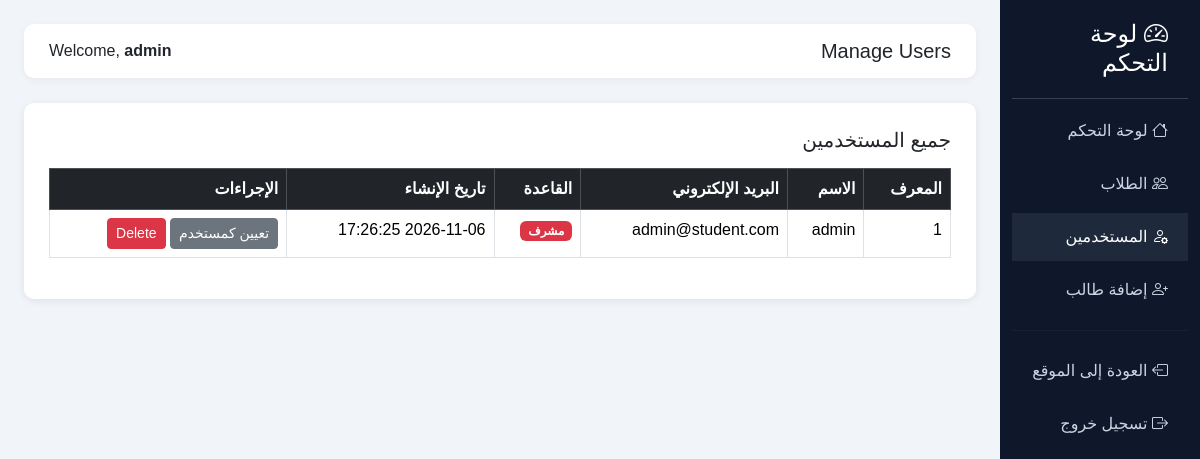
The page /admin/users.php (signed in) on the database its author committed.
### tables this page shows
CREATE TABLE IF NOT EXISTS users (
    id INT AUTO_INCREMENT PRIMARY KEY,
    username VARCHAR(100) NOT NULL,
    email VARCHAR(150) NOT NULL,
    password VARCHAR(255) NOT NULL,
    role VARCHAR(20) DEFAULT 'user',
    created_at TIMESTAMP DEFAULT CURRENT_TIMESTAMP
);

### config.php (called while the page is built, shortened)
<?php
function e($value) {
    return htmlspecialchars((string)$value, ENT_QUOTES, 'UTF-8');
}
?>

### admin/users.php (the view, shortened to what this page needs)
<?php
include "../config.php";
$result = mysqli_query($conn, "SELECT * FROM users ORDER BY id ASC");
include "header.php";
?>
            <div class="content-box">
                <h5 class="mb-3">جميع المستخدمين</h5>
                <div class="table-responsive">
                <table class="table table-bordered table-hover">
                    <thead class="table-dark">
                        <tr>
                            <th>المعرف</th>
                            <th>الاسم</th>
                            <th>البريد الإلكتروني</th>
                            <th>القاعدة</th>
                            <th>تاريخ الإنشاء</th>
                            <th>الإجراءات</th>
                        </tr>
                    </thead>
                    <tbody>
                        <?php while($row = mysqli_fetch_assoc($result)) { ?>
                        <tr>
                            <td><?php echo (int)$row['id']; ?></td>
                            <td><?php echo e($row['username']); ?></td>
                            <td><?php echo e($row['email']); ?></td>
                            <td>
                                <?php if($row['role'] == 'admin') { ?>
                                    <span class="badge bg-danger">مشرف</span>
                                <?php } else { ?>
                                    <span class="badge bg-primary">المستخدم</span>
                                <?php } ?>
                            </td>
                            <td><?php echo e($row['created_at']); ?></td>
                            <td>
                                <?php if($row['role'] == 'user') { ?>
                                    <a href="users.php?make_admin=<?php echo (int)$row['id']; ?>" class="btn btn-success btn-sm">تعيين كمسؤول</a>
                                <?php } else { ?>
                                    <a href="users.php?make_user=<?php echo (int)$row['id']; ?>" class="btn btn-secondary btn-sm">تعيين كمستخدم</a>
                                <?php } ?>
                                <a href="users.php?delete=<?php echo (int)$row['id']; ?>" class="btn btn-danger btn-sm" onclick="return confirm('Delete this user?');">Delete</a>
                            </td>
                        </tr>
                        <?php } ?>
                    </tbody>
                </table>
                </div>
            </div>
<?php include "footer.php"; ?>

### admin/header.php (style rules this page uses)
body { background: #f1f5f9; font-family: Arial, sans-serif; }
.content-box { background: white; border-radius: 10px; padding: 25px; box-shadow: 0 2px 8px rgba(0,0,0,0.08); }

### rows shown on the page
users: id "1", username "admin", email "admin@student.com", role "مشرف", created_at "2026-11-06 17:26:25"

### other values the page prints
$page_title "Manage Users"
$_SESSION['username'] "admin"
